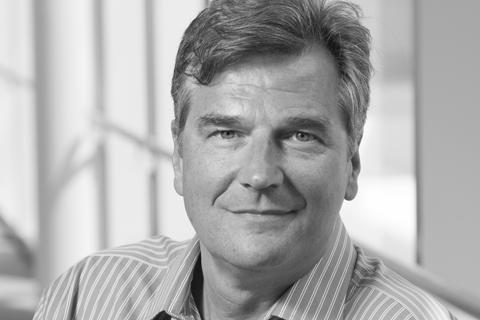
#> input picture 2-Point-Operations/1-Quantization/face.jpg, 480 x 320 px
$ jupyter execute quantization.ipynb
#> lines starting #> are read from the running program, lines starting #| are printed output that depends on the picture; after the words box and inside, x2 and y2 are one past the last pixel; in counts of white or black regions, pixels touching at a corner belong together
[cell 1]
import cv2
import numpy as np
import matplotlib.pyplot as plt

\textbf{Loading the image}

[cell 2]
img = cv2.imread('face.jpg', 1)
#> img is the input picture: shape (320, 480, 3); min 4, max 255, mean 173.4

[cell 3]
#Loop over the number of the bits
for numOfBit in range(1, 9):
    # Quantize to given number of bits
    numOfLevel = 2.0**numOfBit
    levelGap = 256 / numOfLevel
    #quantizedImg = np.subtract(np.multiply(np.ceil(np.true_divide(img, levelGap)), levelGap), 1)
    quantizedImg = np.ceil(img / levelGap) * levelGap - 1

    # Plot image
    plt.subplot(2, 4, 9 - numOfBit)
    plt.imshow(quantizedImg.astype(np.uint8))
    plt.title(numOfBit)
#> this loop made 8 passes
#> pass 1, `quantizedImg = np.ceil(img / levelGap) * levelGap - 1`:
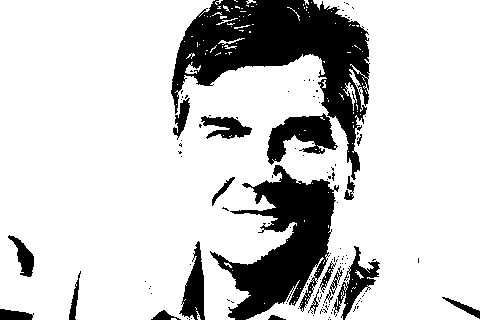
#> quantizedImg: shape (320, 480, 3) float64; values 127 (black) and 255 (white), 80.6% white; 129 black regions (109 under 20 px), largest, box (x1, y1, x2, y2) and area: (171, 0, 370, 180) 13649, (210, 165, 339, 320) 8872, (267, 113, 338, 165) 1893
#> pass 2, `quantizedImg = np.ceil(img / levelGap) * levelGap - 1`:
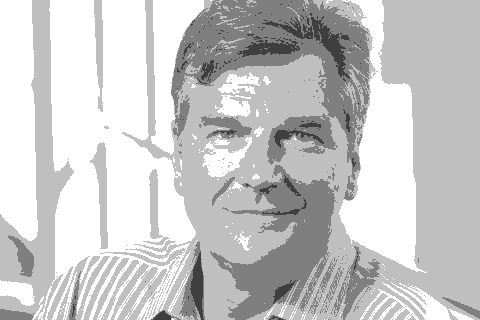
#> quantizedImg: shape (320, 480, 3) float64; min 63, max 255, mean 200.1
#> pass 3, `quantizedImg = np.ceil(img / levelGap) * levelGap - 1`:
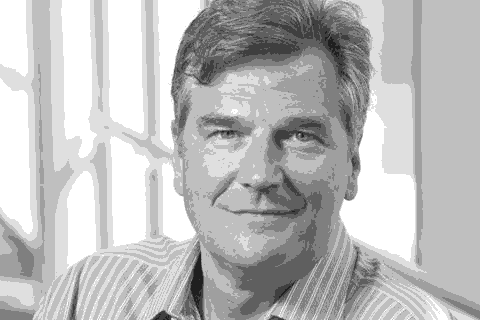
#> quantizedImg: shape (320, 480, 3) float64; min 31, max 255, mean 188.4

plt.show()
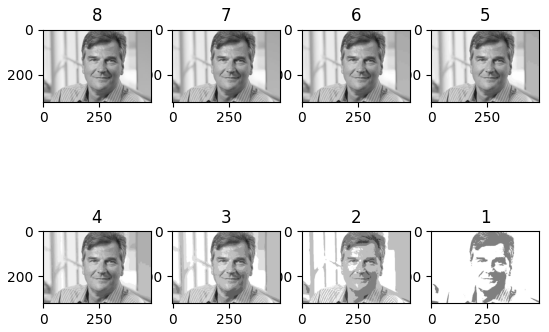
#> figure drawn by matplotlib, 8 panels
